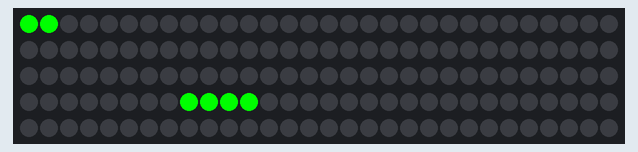
This sketch was run on a simulated Arduino Uno, built with avr-gcc and run on an emulated ATmega328P. Shown: 150 RGB LEDs in strip order, left to right, continuing on the next row.

Above: at 0.06 s.
At 0.74 s:
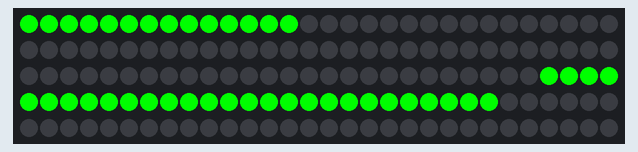
At 1.41 s:
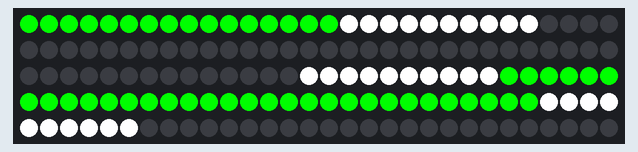
At 2.08 s:
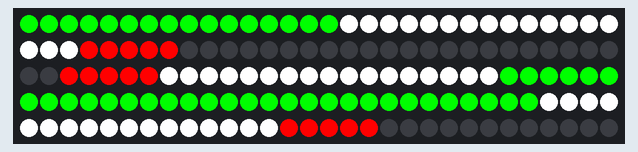
At 2.8 s:
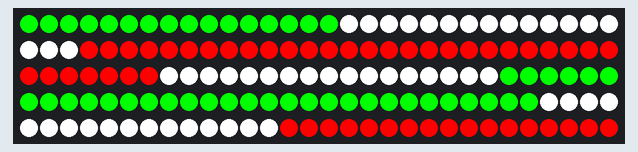

The sketch:

WS2812BStripTester.ino
```cpp
#include <FastLED.h>
#define LED_PIN     7
#define NUM_LEDS    150
CRGB leds[NUM_LEDS];
void setup() {
  Serial.begin(115200);
  FastLED.addLeds<WS2812, LED_PIN, GRB>(leds, NUM_LEDS);

}
void loop() {
  int speed = 50;
  int color = 96;
  int led_array[3] = {0, 0, 0};
  for (int i=0; i<16; i++)
  {
    led_array[0] = i;
    led_array[1] = 100 - i - 1;
    led_array[2] = 100 + i, color;
    setColorToLeds(led_array, color);
    FastLED.show();
    delay(speed);
  }

  color = -1;
  for (int i=16; i<33; i++)
  {
    led_array[0] = i;
    led_array[1] = 100 - i - 1;
    led_array[2] = 100 + i, color;
    setColorToLeds(led_array, color);
    FastLED.show();
    delay(speed);
  }

  color = 0;
  for (int i=33; i<50; i++)
  {
    led_array[0] = i;
    led_array[1] = 100 - i - 1;
    led_array[2] = 100 + i, color;
    setColorToLeds(led_array, color);

    FastLED.show();
    delay(speed);
  }
}


void setColorToLeds(int leds[], int color)
{
  int size = sizeof(leds)/sizeof(int);

  for (int i = 0; i < 3; i++)
  {
    setColorToLed(leds[i], color);
  }
}

void setColorToLed(int l, int color)
{
  if (color == -1)
  {
    leds[l] = CRGB(255,255,255);
  }
  else
  {
    leds[l] = CHSV(color, 255, 255);
  }
}
```
